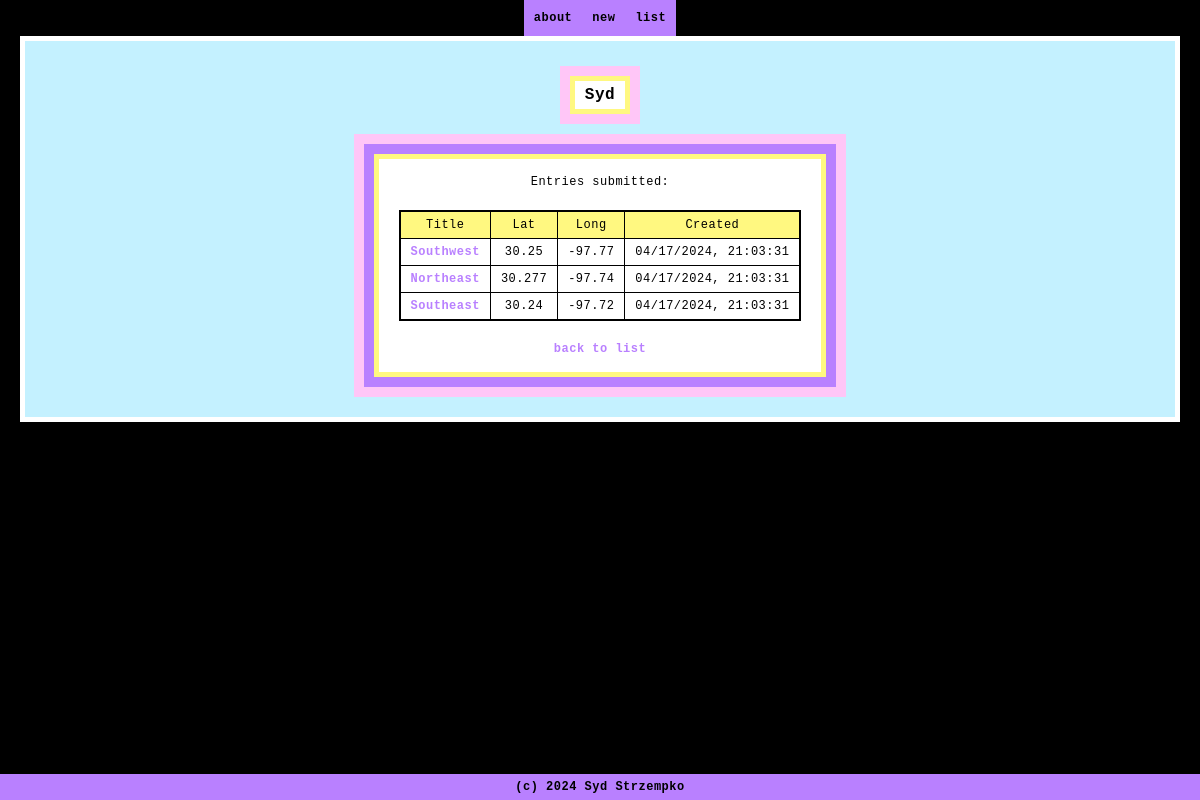
The page /user/1 on the database as committed earlier.
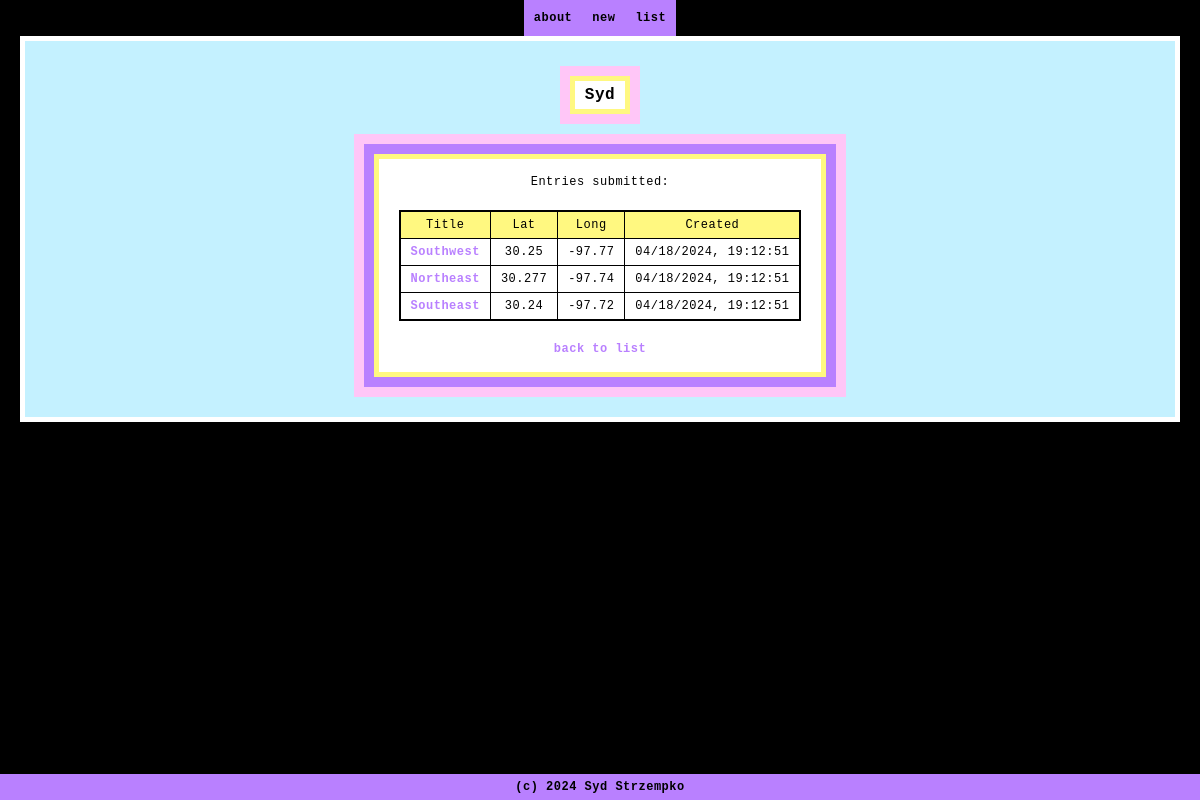
The same page on the database as committed later.
### models/users.py (models this page shows, shortened)
class User(db.Model):
    __tablename__ = "users"
    id: Mapped[int] = mapped_column(primary_key=True)
    name: Mapped[str] = mapped_column(String(30))
    entries: Mapped[List["Entry"]] = relationship(back_populates="user")
    def to_dict(self, incl_relationship=False):
        if (incl_relationship):
            entries_dict = { 'entries': [e.to_dict() for e in self.entries] }
            return {**entries_dict, **safe_convert(self)}
        return safe_convert(self)

### models/entries.py (models this page shows, shortened)
class Entry(db.Model):
    __tablename__ = "entries"
    id: Mapped[int] = mapped_column(primary_key=True)
    created: Mapped[datetime.datetime] = mapped_column(
        DateTime(timezone=True), server_default=func.now()
    )
    title: Mapped[str]
    lat: Mapped[int] = mapped_column(default=0, nullable=False)
    long: Mapped[int] = mapped_column(default=0, nullable=False)
    verified: Mapped[bool] = mapped_column(default=False, nullable=False)
    user_id = mapped_column(ForeignKey("users.id"))
    user: Mapped["User"] = relationship(back_populates="entries")
    def to_dict(self, incl_relationship=False):
        if (incl_relationship):
            user_dict = { 'user': self.user.to_dict() }
            return {**user_dict, **safe_convert(self)}
        else:
            return safe_convert(self)

### app.py (the view)
@app.route('/user/<int:user_id>')
def user(user_id):
    user = db.session.get(User, user_id)
    if user is None:
        abort(404)
    return render_template('user.html', user=user.to_dict(True))

### utilities.py (called while the page is built)
def safe_convert(arr):
    return {column.name: safe_convert_single(getattr(arr, column.name)) for column in arr.__table__.columns}

def safe_convert_single(val):
    if isinstance(val, datetime.datetime):
        return val.strftime("%m/%d/%Y, %H:%M:%S")
    if isinstance(val, bool):
        return str(val)
    return val

### templates/user.html
{% extends 'base.html' %}
{% set active_page = '' %}
{% block content %}
    <div class="header">
        <div class="text">{{ user.name }}</div>
    </div>
    <div class="body">
        <div class="section">
            <div>Entries submitted:</div>
            <table id="listview">
                <thead>
                    <td>Title</td>
                    <td>Lat</td>
                    <td>Long</td>
                    <td>Created</td>
                </thead>
                {% for entry in user.entries %}
                    <tr>
                        <td><a href="{{ url_for('entry', entry_id=entry.id) }}">{{ entry.title }}</a></td>
                        <td>{{ entry.lat }}</td>
                        <td>{{ entry.long }}</td>
                        <td>{{ entry.created }}</td>
                    </tr>
                {% endfor %}
            </table>
            <a href="{{ url_for('list') }}"> back to list </a>
        </div>
    </div>
{% endblock %}

### templates/base.html (shortened to what this page needs)
{% set nav_bar = ['about', 'new', 'list'] -%}
{% set active_page = active_page|default('about') -%}
<!doctype html>
<html lang="en">
  <head>
    <link rel="stylesheet" href="{{ url_for('static', filename= 'css/style.css') }}">
  </head>
  <body>
    <div class="nav">
      {% for nav in nav_bar %}
        <a
          href="{{ url_for(nav) }}"
          class="option"
        >
          {{ nav }}
        </a>
      {% endfor %}
    </div>
    <div class="content">
        {% block content %} {% endblock %}
    </div>
    <div class="footer"><a href="https://syd-strzempko.github.io/" target="_blank" rel="noopener noreferrer">(c) 2024 Syd Strzempko</a></div>
  </body>
</html>

### static/css/style.css (style rules this page uses)
:root { --lavender: #ECD2FC; --purple: #B980FF; --pink: #FFC6F7; --yellow: #FFF880; --softblue: #C4F1FF; }
html, body { height: 100%; }
body, .content, .nav { margin: 0; display: flex; flex-flow: column nowrap; align-items: stretch; justify-content: stretch; text-align: center; font-family: monospace; font-size: 12px; line-height: 16px; letter-spacing: .5px; background-color: black; color: black; }
.nav { flex-flow: row nowrap; justify-content: center; background-color: black; }
.header { display: flex; flex-flow: column; align-items: center; margin: 5px auto 0; border: 10px solid var(--pink); }
.text { padding: 5px 10px; font-weight: bolder; font-size: 16px; line-height: 18px; background: white; color: black; border: 5px solid var(--yellow); }
.content { gap: 10px; background: var(--softblue); padding: 20px; border: 5px solid white; margin: 0 20px; }
.option { padding: 5px; background-color: var(--purple); }
.body { display: flex; flex-flow: column nowrap; margin: auto; padding: 10px; gap: 10px; background-color: var(--purple); border: 10px solid var(--pink); }
.section { display: flex; flex-flow: column nowrap; align-items: center; gap: 20px; background-color: white; border: 5px solid var(--yellow); padding: 15px 20px; }
table { border-collapse: collapse; border: 2px solid black; margin: auto; }
thead { background-color: var(--yellow); }
td { border: 1px solid black; padding: 5px 10px; }
a { color: var(--purple); text-decoration: none; font-weight: bold; }
.nav a, .footer a { color: black; text-decoration: none; padding: 10px; }
.footer { background: var(--purple); padding: 5px 0; margin-top: auto; }

Rows that differ between the two databases and show on the page:
changed Entry "Southwest": created "04/17/2024, 21:03:31" → "04/18/2024, 19:12:51"
changed Entry "Northeast": created "04/17/2024, 21:03:31" → "04/18/2024, 19:12:51"
changed Entry "Southeast": created "04/17/2024, 21:03:31" → "04/18/2024, 19:12:51"
